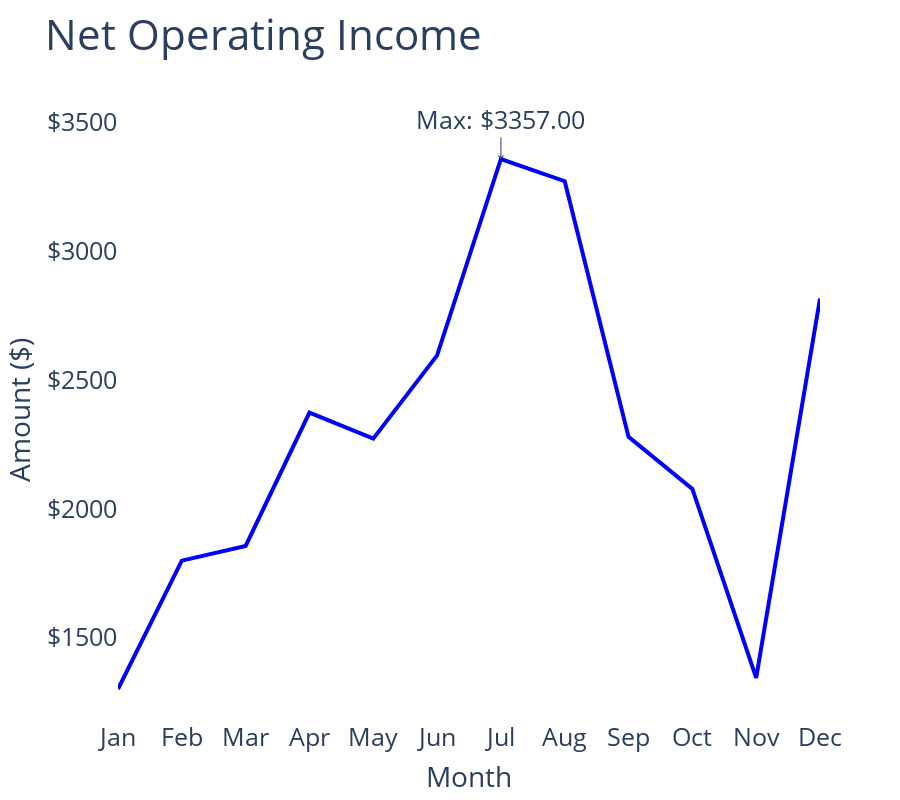

Notebook code cell kept with this figure:
### Code cell
# Создание графика для Net Operating Income (Creating a plot for Net Operating Income)
fig = go.Figure()

# Adding the data
fig.add_trace(
    go.Scatter(
        x=seasonality_df.index, 
        y=seasonality_df['monthly_net_operating_income'], 
        mode='lines', 
        line=dict(color='blue', width=4),  # Increased line width for bolder appearance
        name='Net Operating Income',
    )
)

# Вычисление максимального значения (Calculating the max value)
max_value = seasonality_df['monthly_net_operating_income'].max()
max_value_month = seasonality_df['monthly_net_operating_income'].idxmax()

# Настройка параметров графика (Adjusting plot parameters)
fig.update_layout(
    title="Net Operating Income",
    title_font=dict(size=42, family="Open Sans, sans-serif"), # Increased font size for the title
    plot_bgcolor='white',
    paper_bgcolor='white',
    xaxis_title="Month",
    xaxis_showgrid=False,
    xaxis_title_font=dict(size=28), # Increased font size for the x-axis title
    xaxis_tickfont=dict(size=25),  # Increased font size for the x-axis ticks
    yaxis_title="Amount ($)",
    yaxis_tickprefix="$",
    yaxis_showgrid=False,
    yaxis_title_font=dict(size=28), # Increased font size for the y-axis title
    yaxis_tickfont=dict(size=25),  # Increased font size for the y-axis ticks
    height=800
)

# Highlighting the max value
fig.add_annotation(
    text=f"Max: ${max_value:.2f}",
    x=max_value_month,
    y=max_value,
    showarrow=True,
    arrowhead=4,
    ax=0,
    ay=-40,
    font=dict(size=25)  # Increased font size for the annotation
)

fig.show()

### Figure 1 — Plotly figure (JSON) as saved in the notebook; plotly's stock layout.template omitted (floating-point values rounded to 4 significant figures)
{"data": [{"line": {"color": "blue", "width": 4}, "mode": "lines", "name": "Net Operating Income", "type": "scatter", "x": ["Jan", "Feb", "Mar", "Apr", "May", "Jun", "Jul", "Aug", "Sep", "Oct", "Nov", "Dec"], "y": [1301, 1799, 1856, 2373, 2272, 2595, 3357, 3271, 2279, 2077, 1344, 2816]}], "layout": {"annotations": [{"arrowhead": 4, "ax": 0, "ay": -40, "font": {"size": 25}, "showarrow": true, "text": "Max: $3357.00", "x": "Jul", "y": 3357}], "height": 800, "paper_bgcolor": "white", "plot_bgcolor": "white", "title": {"font": {"family": "Open Sans, sans-serif", "size": 42}, "text": "Net Operating Income"}, "xaxis": {"showgrid": false, "tickfont": {"size": 25}, "title": {"font": {"size": 28}, "text": "Month"}}, "yaxis": {"showgrid": false, "tickfont": {"size": 25}, "tickprefix": "$", "title": {"font": {"size": 28}, "text": "Amount ($)"}}}}
